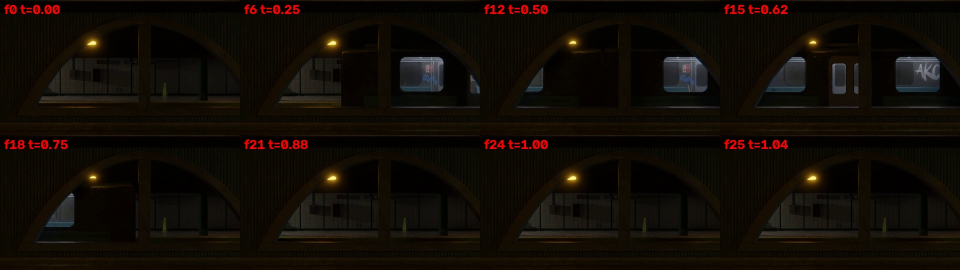
#> input picture research/verify_s2events/grid_0148.jpg, 1920 x 540 px, given in place of grid_0148.jpg_f00.png, which was not available (shown at 1/2 size)
$ python jardetect.py ../../../../verify_s2events/grid_0148.jpg 5
#> lines starting #> are read from the running program, lines starting #| are printed output that depends on the picture; after the words box and inside, x2 and y2 are one past the last pixel; in counts of white or black regions, pixels touching at a corner belong together; pictures that were not available may be replaced by others from this repository, and a replacement may not be noted
import cv2, numpy as np, sys
d='/home/user/quantiphy-challenge/research/next/labaudit/0020/'
pref=sys.argv[1] if len(sys.argv)>1 else '0020'
vthr=int(sys.argv[2]) if len(sys.argv)>2 else 200
for i in range(49):
    im=cv2.imread(d+f'frames/{pref}_f{i:02d}.png')
#> im is the input picture: shape (540, 1920, 3); mean B, G, R 5.8, 12.1, 17.9
    hsv=cv2.cvtColor(im,cv2.COLOR_BGR2HSV).astype(int)
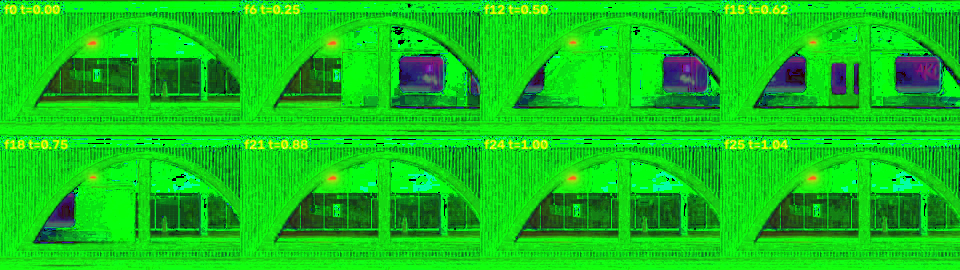
#> hsv: shape (540, 1920, 3) int64 (shown at 1/2 size); mean B, G, R 24.3, 197.9, 18.3
    s,v=hsv[...,1],hsv[...,2]
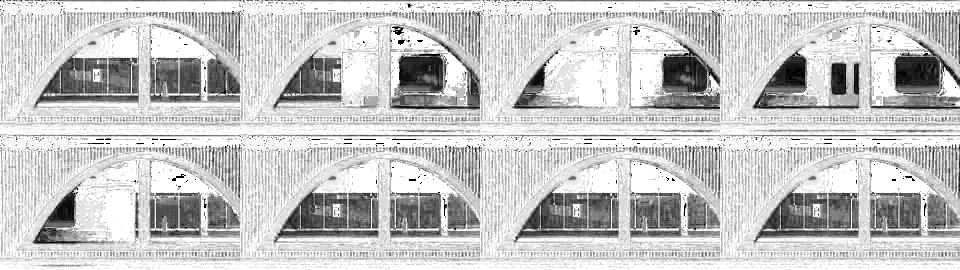
#> s: shape (540, 1920) int64 (shown at 1/2 size); min 0, max 255, mean 197.9
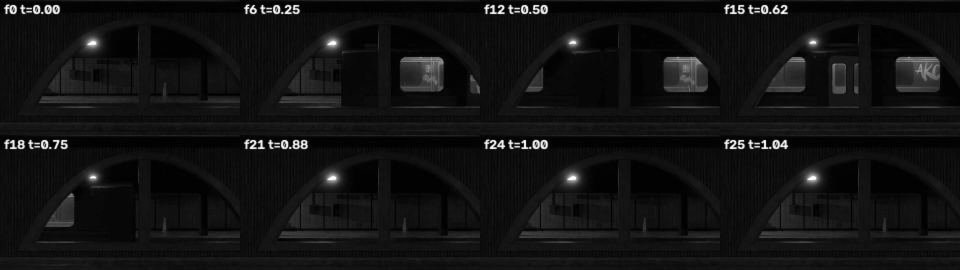
#> v: shape (540, 1920) int64 (shown at 1/2 size); min 0, max 255, mean 18.3
    m=((s<45)&(v>vthr)).astype(np.uint8)
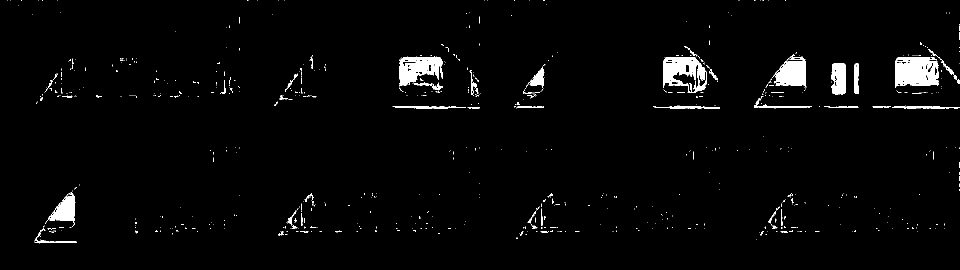
#> m: shape (540, 1920) (shown at 1/2 size); values 0 (black) and 1 (white), 2.5% white; 778 white regions (714 under 20 px), largest, box (x1, y1, x2, y2) and area: (1791, 114, 1878, 176) 4329, (1326, 114, 1414, 184) 3449, (799, 114, 886, 172) 3256
    m[:, 850:]=0   # vent box
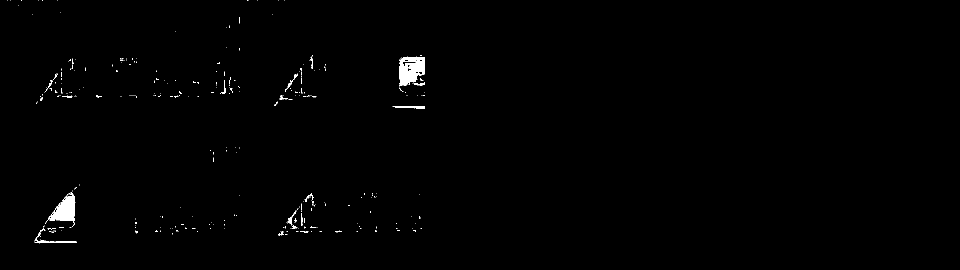
#> m: shape (540, 1920) (shown at 1/2 size); values 0 (black) and 1 (white), 0.64% white; 341 white regions (315 under 20 px), largest, box (x1, y1, x2, y2) and area: (799, 114, 850, 172) 2179, (96, 384, 150, 446) 1738, (69, 456, 153, 487) 331
    m[680:,:]=0
    n,lab,st,cen=cv2.connectedComponentsWithStats(m)
#> lab: shape (540, 1920) int32; 342 distinct labels, from 0 to 341
#> n = 342; st = 342 rows, first 6: [0, 0, 1920, 540, 1030121], [14, 0, 1, 1, 1], [21, 0, 1, 1, 1], [42, 0, 1, 2, 2], [77, 0, 1, 1, 1], [84, 0, 2, 2, 3]; cen = 342 pairs, first value 14 to 962.5, second value 0 to 483.5
    out=[(int(st[k,4]),tuple(int(x) for x in st[k,:4]),tuple(np.round(cen[k],1))) for k in range(1,n) if st[k,4]>40]
#> out = 15 items
    out.sort(reverse=True)
    print(i,out[:4])
#| 0 [(2179, (799, 114, 51, 58), (822.3, 139.1)), (1738, (96, 384, 54, 62), (129.7, 419.8)), (331, (69, 456, 84, 31), (103.1, 479.8)), (230, (785, 212, 65, 6), (819.2, 213.9))]
#> pass 2 of the loop `for i in range(49):`:
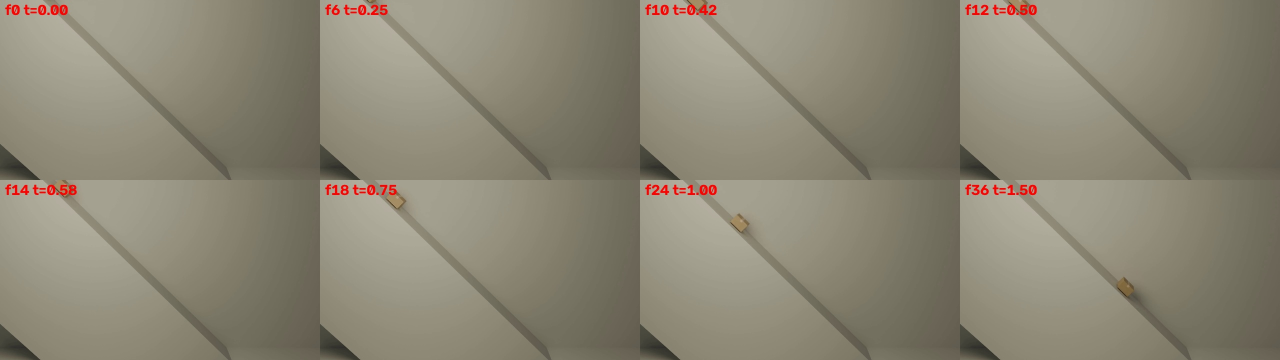
#> input picture research/verify_s2events/grid_0253.jpg, 2560 x 720 px, given in place of grid_0148.jpg_f01.png, which was not available (shown at 1/2 size)
#> im is the input picture: shape (720, 2560, 3); mean B, G, R 116.5, 134, 139.4
#> hsv: shape (720, 2560, 3) int64
#> s: shape (720, 2560) int64; 243 distinct labels, from 13 to 255
#> v: shape (720, 2560) int64; 215 distinct labels, from 39 to 255
#> `m=((s<45)&(v>vthr)).astype(np.uint8)`:
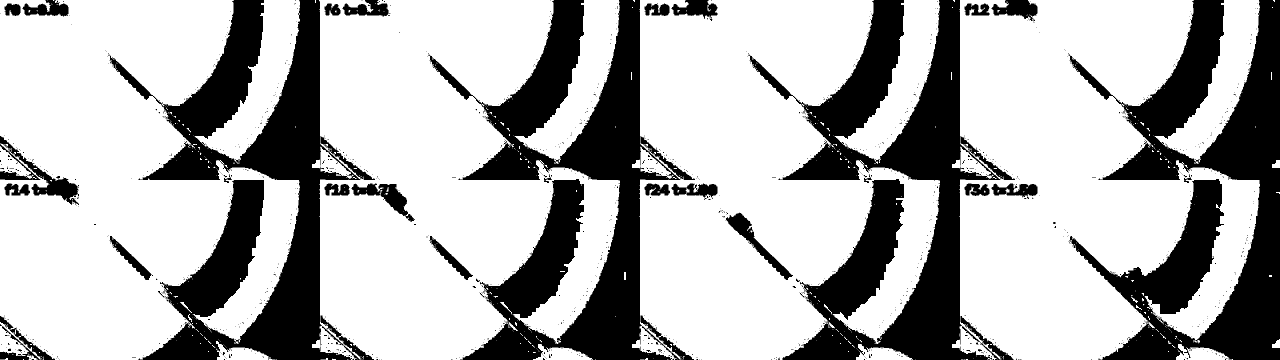
#> m: shape (720, 2560) (shown at 1/2 size); values 0 (black) and 1 (white), 69.9% white; 1260 black regions (1220 under 20 px), largest, box (x1, y1, x2, y2) and area: (215, 0, 750, 720) 129615, (855, 0, 1390, 720) 129450, (1495, 0, 2030, 720) 129362
#> `n,lab,st,cen=cv2.connectedComponentsWithStats(m)`:
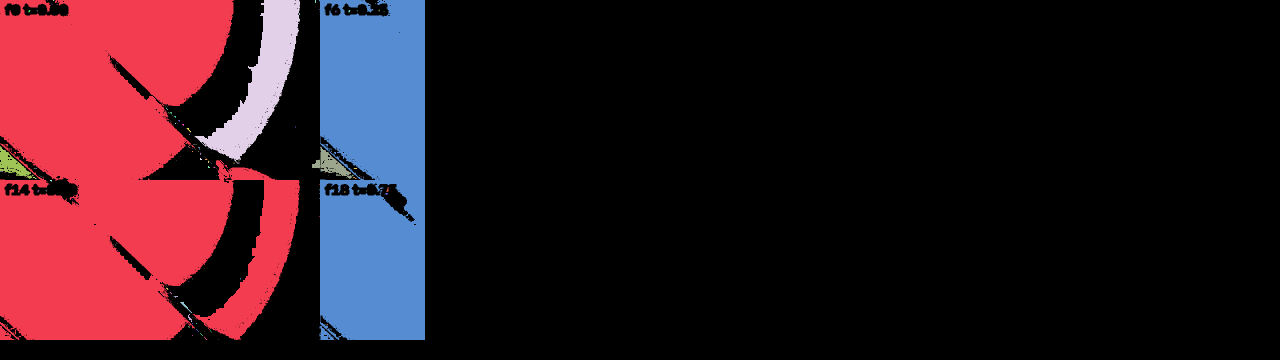
#> lab: shape (720, 2560) int32 (shown at 1/2 size); 171 distinct labels, from 0 to 170; one colour per label, 0 black
#> n = 171; st = 171 rows, first 6: [0, 0, 2560, 720, 1400286], [0, 0, 600, 680, 283921], [94, 0, 1, 1, 1], [106, 0, 3, 2, 5], [389, 0, 211, 328, 23267], [630, 0, 2, 6, 12]; cen = 171 pairs, first value 2.5 to 1556.4, second value 0 to 679
#> out = 7 items
#| 1 [(283921, (0, 0, 600, 680), (236.3, 346.9)), (131354, (638, 0, 212, 680), (747.5, 342.5)), (23267, (389, 0, 211, 328), (522.8, 161.2)), (1837, (624, 293, 83, 65), (661.1, 329.5))]
#> (the run stopped early here; a loop or call above may not have finished)
